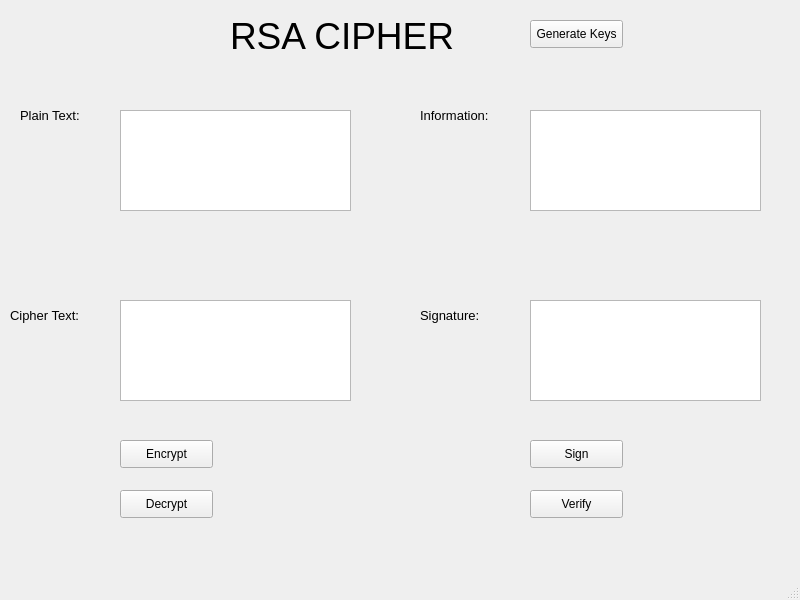
<?xml version="1.0" encoding="UTF-8"?>
<ui version="4.0">
 <class>MainWindow</class>
 <widget class="QMainWindow" name="MainWindow">
  <property name="geometry">
   <rect>
    <x>0</x>
    <y>0</y>
    <width>800</width>
    <height>600</height>
   </rect>
  </property>
  <property name="windowTitle">
   <string>MainWindow</string>
  </property>
  <widget class="QWidget" name="centralwidget">
   <widget class="QLabel" name="label">
    <property name="geometry">
     <rect>
      <x>230</x>
      <y>0</y>
      <width>351</width>
      <height>71</height>
     </rect>
    </property>
    <property name="font">
     <font>
      <pointsize>28</pointsize>
     </font>
    </property>
    <property name="text">
     <string>RSA CIPHER</string>
    </property>
   </widget>
   <widget class="QTextEdit" name="txt_plain_text">
    <property name="geometry">
     <rect>
      <x>120</x>
      <y>110</y>
      <width>231</width>
      <height>101</height>
     </rect>
    </property>
   </widget>
   <widget class="QTextEdit" name="txt_info">
    <property name="geometry">
     <rect>
      <x>530</x>
      <y>110</y>
      <width>231</width>
      <height>101</height>
     </rect>
    </property>
   </widget>
   <widget class="QTextEdit" name="txt_sign">
    <property name="geometry">
     <rect>
      <x>530</x>
      <y>300</y>
      <width>231</width>
      <height>101</height>
     </rect>
    </property>
   </widget>
   <widget class="QTextEdit" name="txt_cipher_text">
    <property name="geometry">
     <rect>
      <x>120</x>
      <y>300</y>
      <width>231</width>
      <height>101</height>
     </rect>
    </property>
   </widget>
   <widget class="QPushButton" name="btn_encrypt">
    <property name="geometry">
     <rect>
      <x>120</x>
      <y>440</y>
      <width>93</width>
      <height>28</height>
     </rect>
    </property>
    <property name="text">
     <string>Encrypt</string>
    </property>
   </widget>
   <widget class="QPushButton" name="btn_sign">
    <property name="geometry">
     <rect>
      <x>530</x>
      <y>440</y>
      <width>93</width>
      <height>28</height>
     </rect>
    </property>
    <property name="text">
     <string>Sign</string>
    </property>
   </widget>
   <widget class="QPushButton" name="btn_verify">
    <property name="geometry">
     <rect>
      <x>530</x>
      <y>490</y>
      <width>93</width>
      <height>28</height>
     </rect>
    </property>
    <property name="text">
     <string>Verify</string>
    </property>
   </widget>
   <widget class="QPushButton" name="btn_decrypt">
    <property name="geometry">
     <rect>
      <x>120</x>
      <y>490</y>
      <width>93</width>
      <height>28</height>
     </rect>
    </property>
    <property name="text">
     <string>Decrypt</string>
    </property>
   </widget>
   <widget class="QPushButton" name="btn_gen_keys">
    <property name="geometry">
     <rect>
      <x>530</x>
      <y>20</y>
      <width>93</width>
      <height>28</height>
     </rect>
    </property>
    <property name="text">
     <string>Generate Keys</string>
    </property>
   </widget>
   <widget class="QLabel" name="label_2">
    <property name="geometry">
     <rect>
      <x>20</x>
      <y>100</y>
      <width>101</width>
      <height>31</height>
     </rect>
    </property>
    <property name="font">
     <font>
      <pointsize>10</pointsize>
     </font>
    </property>
    <property name="text">
     <string>Plain Text:</string>
    </property>
   </widget>
   <widget class="QLabel" name="label_3">
    <property name="geometry">
     <rect>
      <x>10</x>
      <y>300</y>
      <width>101</width>
      <height>31</height>
     </rect>
    </property>
    <property name="font">
     <font>
      <pointsize>10</pointsize>
     </font>
    </property>
    <property name="text">
     <string>Cipher Text:</string>
    </property>
   </widget>
   <widget class="QLabel" name="label_4">
    <property name="geometry">
     <rect>
      <x>420</x>
      <y>100</y>
      <width>101</width>
      <height>31</height>
     </rect>
    </property>
    <property name="font">
     <font>
      <pointsize>10</pointsize>
     </font>
    </property>
    <property name="text">
     <string>Information:</string>
    </property>
   </widget>
   <widget class="QLabel" name="label_5">
    <property name="geometry">
     <rect>
      <x>420</x>
      <y>300</y>
      <width>101</width>
      <height>31</height>
     </rect>
    </property>
    <property name="font">
     <font>
      <pointsize>10</pointsize>
     </font>
    </property>
    <property name="text">
     <string>Signature:</string>
    </property>
   </widget>
  </widget>
  <widget class="QMenuBar" name="menubar">
   <property name="geometry">
    <rect>
     <x>0</x>
     <y>0</y>
     <width>800</width>
     <height>26</height>
    </rect>
   </property>
  </widget>
  <widget class="QStatusBar" name="statusbar"/>
 </widget>
 <resources/>
 <connections/>
</ui>
